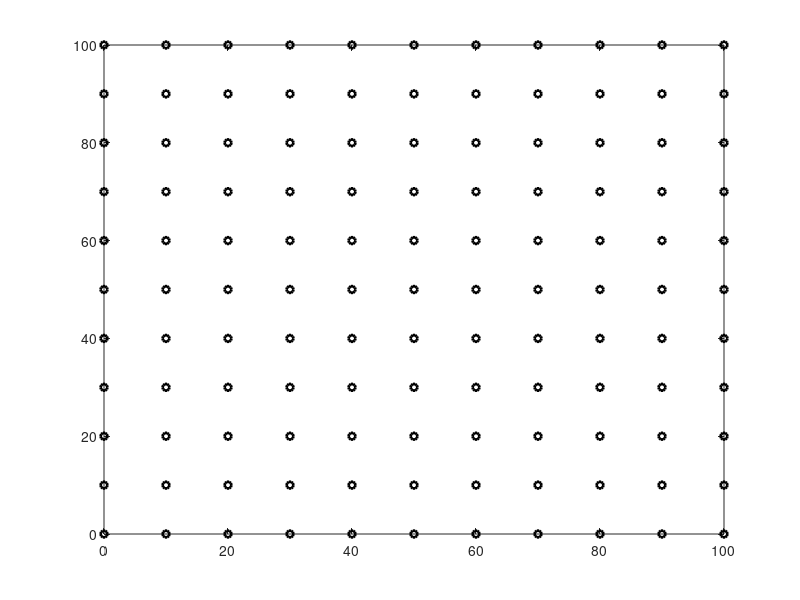

Here is the MATLAB script that generated this plot: (Note: this script raises an error after producing the figure.)
    clc;
    
    
               k=1;
               for i=0:10:100
                   for j=0:10:100
                       nodes(k,:)=[j i];
                       k=k+1;
                   end
               end
 
    f1 = figure(1);
    clf
    plot(nodes(:,1),nodes(:,2),'ko','MarkerSize',5,'lineWidth',2);
    
    hold on
    
    %% Input %%
    
    num=input('number of iterations to predict');
    
    Pt1=100;    % Transmitted power of target1
    
    for t=1:num
        tg1(t,1)=input('x-coordinate of target');
        tg1(t,2)=input('y-coordinate of target');
       
    end
    %plot(tg1(:,1),tg1(:,2),'b+','MarkerSize',5,'lineWidth',2);
    
    %hold on;
    %% Localisation %%
    
               
    
    N = 4;  % number of anchors
    M = 1;  % number of mobile nodes
    
    noisePow = 0;  

    networkSize = 10;  
    th=3/4;
    mobileLocEst(1,:)=tg1(1,:);
    t=1;
    
    k=1;
    
    for i=0:10:100
                   for j=0:10:100       % nodes
                       d2(k,t)=(tg1(t,1)-j)^2+(tg1(t,2)-i)^2;    %d^2
                       Pr(k,t)=Pt1/d2(k,t);
                       
                       k=k+1;
                   end
    end
    
    for t=2:num
    %t=1;
    k=1;
    cn=1;
    for i=0:10:100
                   for j=0:10:100       % nodes
                       d2(k,t)=(tg1(t,1)-j)^2+(tg1(t,2)-i)^2;    %d^2
                       Pr(k,t)=Pt1/d2(k,t);
                       if(Pr(k,t)>=th)
                           r(k,t-1)=sqrt((mobileLocEst(t-1,1)-nodes(k,1))^2+(mobileLocEst(t-1,2)-nodes(k,2))^2);
                           r(k,t)=r(k,t-1)*sqrt(Pr(k,t-1)/Pr(k,t));
                           Xc(cn)=j;
                           Yc(cn)=i;
                           R(cn)=r(k,t);
                              circle([j,i],r(k,t),1000,':'); 
                                hold on
                           cn=cn+1;
                       end
                       k=k+1;
                   end
    end

    [xout,yout] = circcirc(Xc(1),Yc(1),R(1),Xc(2),Yc(2),R(2));
    ipc(1)=(xout(1)-Xc(3))^2+(yout(1)-Yc(3))^2-R(3)^2;%intersection point check
    ipc(2)=(xout(2)-Xc(3))^2+(yout(2)-Yc(3))^2-R(3)^2;
    if ipc(1)<=0.01
        mobileLocEst(t,1)=xout(1)
        mobileLocEst(t,2)=yout(1)
    elseif ipc(2)<=0.01
        mobileLocEst(t,1)=xout(2)
        mobileLocEst(t,2)=yout(2)
    else
        errordlg('No intersection point','File Error');
    end
    plot(mobileLocEst(t,1),mobileLocEst(t,2),'ro','MarkerSize',5,'lineWidth',2);
    hold on
    end
    grid on
    line(mobileLocEst(:,1),mobileLocEst(:,2));
    axis([0 100 0 100])
   % legend('Nodes','Active cell','Actual target location','Tracked Target location',...
         %  'Location','Best')
   
    
    
    
    
    